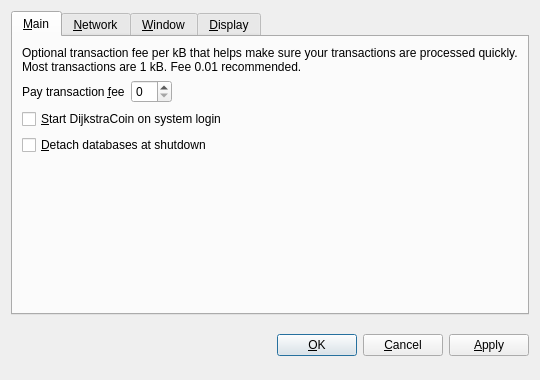
<?xml version="1.0" encoding="UTF-8"?>
<ui version="4.0">
 <class>OptionsDialog</class>
 <widget class="QDialog" name="OptionsDialog">
  <property name="geometry">
   <rect>
    <x>0</x>
    <y>0</y>
    <width>540</width>
    <height>380</height>
   </rect>
  </property>
  <property name="windowTitle">
   <string>Options</string>
  </property>
  <property name="modal">
   <bool>true</bool>
  </property>
  <layout class="QVBoxLayout" name="verticalLayout">
   <item>
    <widget class="QTabWidget" name="tabWidget">
     <property name="tabPosition">
      <enum>QTabWidget::North</enum>
     </property>
     <property name="currentIndex">
      <number>0</number>
     </property>
     <widget class="QWidget" name="tabMain">
      <attribute name="title">
       <string>&amp;Main</string>
      </attribute>
      <layout class="QVBoxLayout" name="verticalLayout_Main">
       <item>
        <widget class="QLabel" name="transactionFeeInfoLabel">
         <property name="text">
          <string>Optional transaction fee per kB that helps make sure your transactions are processed quickly. Most transactions are 1 kB. Fee 0.01 recommended.</string>
         </property>
         <property name="textFormat">
          <enum>Qt::PlainText</enum>
         </property>
         <property name="wordWrap">
          <bool>true</bool>
         </property>
        </widget>
       </item>
       <item>
        <layout class="QHBoxLayout" name="horizontalLayout_Main">
         <item>
          <widget class="QLabel" name="transactionFeeLabel">
           <property name="text">
            <string>Pay transaction &amp;fee</string>
           </property>
           <property name="textFormat">
            <enum>Qt::PlainText</enum>
           </property>
           <property name="buddy">
            <cstring>transactionFee</cstring>
           </property>
          </widget>
         </item>
         <item>
          <widget class="BitcoinAmountField" name="transactionFee"/>
         </item>
         <item>
          <spacer name="horizontalSpacer_Main">
           <property name="orientation">
            <enum>Qt::Horizontal</enum>
           </property>
           <property name="sizeHint" stdset="0">
            <size>
             <width>40</width>
             <height>20</height>
            </size>
           </property>
          </spacer>
         </item>
        </layout>
       </item>
       <item>
        <widget class="QCheckBox" name="bitcoinAtStartup">
         <property name="toolTip">
          <string>Automatically start DijkstraCoin after logging in to the system.</string>
         </property>
         <property name="text">
          <string>&amp;Start DijkstraCoin on system login</string>
         </property>
        </widget>
       </item>
       <item>
        <widget class="QCheckBox" name="detachDatabases">
         <property name="toolTip">
          <string>Detach block and address databases at shutdown. This means they can be moved to another data directory, but it slows down shutdown. The wallet is always detached.</string>
         </property>
         <property name="text">
          <string>&amp;Detach databases at shutdown</string>
         </property>
        </widget>
       </item>
       <item>
        <spacer name="verticalSpacer_Main">
         <property name="orientation">
          <enum>Qt::Vertical</enum>
         </property>
         <property name="sizeHint" stdset="0">
          <size>
           <width>20</width>
           <height>40</height>
          </size>
         </property>
        </spacer>
       </item>
      </layout>
     </widget>
     <widget class="QWidget" name="tabNetwork">
      <attribute name="title">
       <string>&amp;Network</string>
      </attribute>
      <layout class="QVBoxLayout" name="verticalLayout_Network">
       <item>
        <widget class="QCheckBox" name="mapPortUpnp">
         <property name="toolTip">
          <string>Automatically open the DijkstraCoin client port on the router. This only works when your router supports UPnP and it is enabled.</string>
         </property>
         <property name="text">
          <string>Map port using &amp;UPnP</string>
         </property>
        </widget>
       </item>
       <item>
        <widget class="QCheckBox" name="connectSocks">
         <property name="toolTip">
          <string>Connect to the DijkstraCoin network through a SOCKS proxy (e.g. when connecting through Tor).</string>
         </property>
         <property name="text">
          <string>&amp;Connect through SOCKS proxy:</string>
         </property>
        </widget>
       </item>
       <item>
        <layout class="QHBoxLayout" name="horizontalLayout_Network">
         <item>
          <widget class="QLabel" name="proxyIpLabel">
           <property name="text">
            <string>Proxy &amp;IP:</string>
           </property>
           <property name="textFormat">
            <enum>Qt::PlainText</enum>
           </property>
           <property name="buddy">
            <cstring>proxyIp</cstring>
           </property>
          </widget>
         </item>
         <item>
          <widget class="QValidatedLineEdit" name="proxyIp">
           <property name="maximumSize">
            <size>
             <width>140</width>
             <height>16777215</height>
            </size>
           </property>
           <property name="toolTip">
            <string>IP address of the proxy (e.g. 127.0.0.1)</string>
           </property>
          </widget>
         </item>
         <item>
          <widget class="QLabel" name="proxyPortLabel">
           <property name="text">
            <string>&amp;Port:</string>
           </property>
           <property name="textFormat">
            <enum>Qt::PlainText</enum>
           </property>
           <property name="buddy">
            <cstring>proxyPort</cstring>
           </property>
          </widget>
         </item>
         <item>
          <widget class="QLineEdit" name="proxyPort">
           <property name="maximumSize">
            <size>
             <width>55</width>
             <height>16777215</height>
            </size>
           </property>
           <property name="toolTip">
            <string>Port of the proxy (e.g. 9050)</string>
           </property>
          </widget>
         </item>
         <item>
          <widget class="QLabel" name="socksVersionLabel">
           <property name="text">
            <string>SOCKS &amp;Version:</string>
           </property>
           <property name="textFormat">
            <enum>Qt::PlainText</enum>
           </property>
           <property name="buddy">
            <cstring>socksVersion</cstring>
           </property>
          </widget>
         </item>
         <item>
          <widget class="QValueComboBox" name="socksVersion">
           <property name="toolTip">
            <string>SOCKS version of the proxy (e.g. 5)</string>
           </property>
          </widget>
         </item>
         <item>
          <spacer name="horizontalSpacer_Network">
           <property name="orientation">
            <enum>Qt::Horizontal</enum>
           </property>
           <property name="sizeHint" stdset="0">
            <size>
             <width>40</width>
             <height>20</height>
            </size>
           </property>
          </spacer>
         </item>
        </layout>
       </item>
       <item>
        <spacer name="verticalSpacer_Network">
         <property name="orientation">
          <enum>Qt::Vertical</enum>
         </property>
         <property name="sizeHint" stdset="0">
          <size>
           <width>20</width>
           <height>40</height>
          </size>
         </property>
        </spacer>
       </item>
      </layout>
     </widget>
     <widget class="QWidget" name="tabWindow">
      <attribute name="title">
       <string>&amp;Window</string>
      </attribute>
      <layout class="QVBoxLayout" name="verticalLayout_Window">
       <item>
        <widget class="QCheckBox" name="minimizeToTray">
         <property name="toolTip">
          <string>Show only a tray icon after minimizing the window.</string>
         </property>
         <property name="text">
          <string>&amp;Minimize to the tray instead of the taskbar</string>
         </property>
        </widget>
       </item>
       <item>
        <widget class="QCheckBox" name="minimizeOnClose">
         <property name="toolTip">
          <string>Minimize instead of exit the application when the window is closed. When this option is enabled, the application will be closed only after selecting Quit in the menu.</string>
         </property>
         <property name="text">
          <string>M&amp;inimize on close</string>
         </property>
        </widget>
       </item>
       <item>
        <spacer name="verticalSpacer_Window">
         <property name="orientation">
          <enum>Qt::Vertical</enum>
         </property>
         <property name="sizeHint" stdset="0">
          <size>
           <width>20</width>
           <height>40</height>
          </size>
         </property>
        </spacer>
       </item>
      </layout>
     </widget>
     <widget class="QWidget" name="tabDisplay">
      <attribute name="title">
       <string>&amp;Display</string>
      </attribute>
      <layout class="QVBoxLayout" name="verticalLayout_Display">
       <item>
        <layout class="QHBoxLayout" name="horizontalLayout_1_Display">
         <item>
          <widget class="QLabel" name="langLabel">
           <property name="text">
            <string>User Interface &amp;language:</string>
           </property>
           <property name="textFormat">
            <enum>Qt::PlainText</enum>
           </property>
           <property name="buddy">
            <cstring>lang</cstring>
           </property>
          </widget>
         </item>
         <item>
          <widget class="QValueComboBox" name="lang">
           <property name="toolTip">
            <string>The user interface language can be set here. This setting will take effect after restarting DijkstraCoin.</string>
           </property>
          </widget>
         </item>
        </layout>
       </item>
       <item>
        <layout class="QHBoxLayout" name="horizontalLayout_2_Display">
         <item>
          <widget class="QLabel" name="unitLabel">
           <property name="text">
            <string>&amp;Unit to show amounts in:</string>
           </property>
           <property name="textFormat">
            <enum>Qt::PlainText</enum>
           </property>
           <property name="buddy">
            <cstring>unit</cstring>
           </property>
          </widget>
         </item>
         <item>
          <widget class="QValueComboBox" name="unit">
           <property name="toolTip">
            <string>Choose the default subdivision unit to show in the interface and when sending coins.</string>
           </property>
          </widget>
         </item>
        </layout>
       </item>
       <item>
        <widget class="QCheckBox" name="displayAddresses">
         <property name="toolTip">
          <string>Whether to show DijkstraCoin addresses in the transaction list or not.</string>
         </property>
         <property name="text">
          <string>&amp;Display addresses in transaction list</string>
         </property>
        </widget>
       </item>
       <item>
	   <widget class="QCheckBox" name="coinControlFeatures">
          <property name="toolTip">
           <string>Whether to show coin control features or not.</string>
          </property>
          <property name="text">
           <string>Display coin &amp;control features (experts only!)</string>
          </property>
         </widget>
        </item>
        <item>
        <spacer name="verticalSpacer_Display">
         <property name="orientation">
          <enum>Qt::Vertical</enum>
         </property>
         <property name="sizeHint" stdset="0">
          <size>
           <width>20</width>
           <height>40</height>
          </size>
         </property>
        </spacer>
       </item>
      </layout>
     </widget>
    </widget>
   </item>
   <item>
    <layout class="QHBoxLayout" name="horizontalLayout_Buttons">
     <item>
      <spacer name="horizontalSpacer_1">
       <property name="orientation">
        <enum>Qt::Horizontal</enum>
       </property>
       <property name="sizeHint" stdset="0">
        <size>
         <width>40</width>
         <height>48</height>
        </size>
       </property>
      </spacer>
     </item>
     <item>
      <widget class="QLabel" name="statusLabel">
       <property name="font">
        <font>
         <weight>75</weight>
         <bold>true</bold>
        </font>
       </property>
       <property name="text">
        <string/>
       </property>
       <property name="textFormat">
        <enum>Qt::PlainText</enum>
       </property>
       <property name="wordWrap">
        <bool>true</bool>
       </property>
      </widget>
     </item>
     <item>
      <spacer name="horizontalSpacer_2">
       <property name="orientation">
        <enum>Qt::Horizontal</enum>
       </property>
       <property name="sizeHint" stdset="0">
        <size>
         <width>40</width>
         <height>48</height>
        </size>
       </property>
      </spacer>
     </item>
     <item>
      <widget class="QPushButton" name="okButton">
       <property name="text">
        <string>&amp;OK</string>
       </property>
      </widget>
     </item>
     <item>
      <widget class="QPushButton" name="cancelButton">
       <property name="text">
        <string>&amp;Cancel</string>
       </property>
       <property name="autoDefault">
        <bool>false</bool>
       </property>
      </widget>
     </item>
     <item>
      <widget class="QPushButton" name="applyButton">
       <property name="text">
        <string>&amp;Apply</string>
       </property>
       <property name="autoDefault">
        <bool>false</bool>
       </property>
      </widget>
     </item>
    </layout>
   </item>
  </layout>
 </widget>
 <customwidgets>
  <customwidget>
   <class>BitcoinAmountField</class>
   <extends>QSpinBox</extends>
   <header>bitcoinamountfield.h</header>
  </customwidget>
  <customwidget>
   <class>QValueComboBox</class>
   <extends>QComboBox</extends>
   <header>qvaluecombobox.h</header>
  </customwidget>
  <customwidget>
   <class>QValidatedLineEdit</class>
   <extends>QLineEdit</extends>
   <header>qvalidatedlineedit.h</header>
  </customwidget>
 </customwidgets>
 <resources/>
 <connections/>
</ui>
